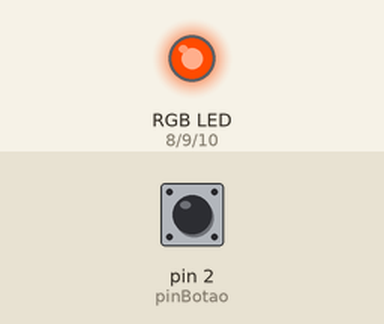
Simulated run of this sketch. Board: Arduino Uno, built with avr-gcc and run on an emulated ATmega328P. Shown: an RGB LED mixed from three pins (HIGH = lit). Inputs (shaded band) come from the test bench; at power-on: pin 2 (pinBotao) HIGH. What the sketch prints to the serial monitor is not drawn.

Above: at 2.24 s.
2.5 s: pin 2 (pinBotao) pulled LOW for 1.75 s
At 3.7 s:
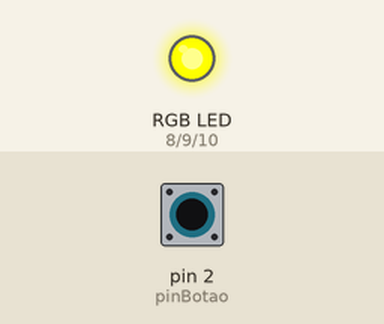
At 5.8 s:
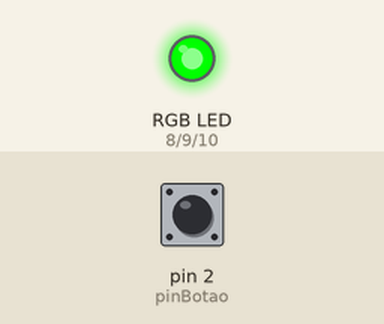
6.6 s: pin 2 (pinBotao) pulled LOW for 1.75 s
At 13.5 s:
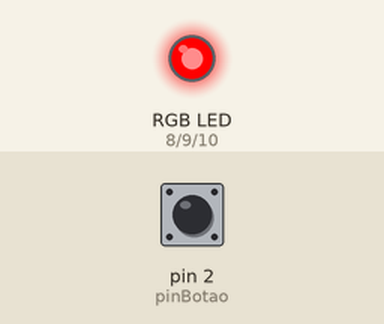
13.6 s: pin 2 (pinBotao) pulled LOW for 3.2 s
Timing chart, 0 to 27.7 s (numbered marks = the images above; inputs shaded):
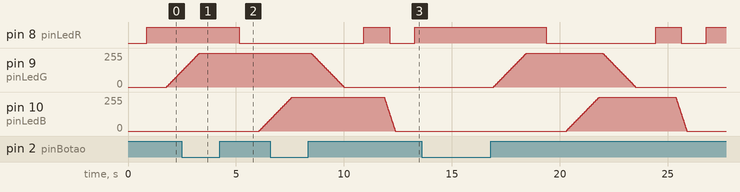

Measured:
- after the input at 2.5 s, pin 8 (pinLedR): HIGH → LOW after 2.7 s instead of 1.7 s
- by itself, pin 9 (pinLedG): rises from 0/255 to 255/255 in 1.5 s, then falls to 0/255 in 5.1 s
- by itself, pin 10 (pinLedB): rises from 0/255 to 255/255 in 1.5 s, then falls to 0/255 in 4.1 s

The sketch:

v2.0.ino
```cpp
//Funcao Fade adicionada
const int pinBotao = 2;  // pino definido para o botao

const int pinLedR  = 8;  // pino definido para o led Vermelho
const int pinLedG  = 9;  // pino definido para o led Verde
const int pinLedB  = 10; // pino definido para o led Azul


int estadoBotao = 0;
int corLed = 0;  //Flag para a cor do LED: 0=Desligado; 1=Vermelho; 2=Verde; 3 = Azul;

int brightnessR = 0;    // how bright the LED is  (ESTADO ATUAL DA SAIDA)
int brightnessG = 0;    // how bright the LED is  (ESTADO ATUAL DA SAIDA)
int brightnessB = 0;    // how bright the LED is  (ESTADO ATUAL DA SAIDA)

int velocidadeFade = 5;    // how many points to fade the LED by (VELOCIDADE DO FADE)

void setup() {
  // put your setup code here, to run once:
  //Configuração dos pinos dos Leds como saídas
  pinMode(pinLedR, OUTPUT);
  pinMode(pinLedG, OUTPUT);
  pinMode(pinLedB, OUTPUT);

  //Config do pino do botao como entrada
  pinMode(pinBotao, INPUT_PULLUP);

  Serial.begin(9600);
}

void manipulacaoCores();

void i_OnOff();

void loop() {
  // put your main code here, to run repeatedly:
  //Serial.println("Start");
  estadoBotao = readButtonDebounce(estadoBotao, pinBotao);
  //Poderia ser em uma função, porém maior eficiencia se for em código
  if(estadoBotao == HIGH ){
    delay(100);
    Serial.print("Botao pressionado ");

    corLed++;
    Serial.print(corLed, DEC );
    switch(corLed){
      case 0:
        fadeColors(pinLedB, pinLedR, LOW, LOW);

        Serial.println(" Apagado");
      break;
      case 1:
        fadeSingleColor(pinLedR, HIGH);
        Serial.println(" R");
      break;
      case 2:
        fadeSingleColor(pinLedG, HIGH);
        Serial.println(" R + G");
      break;
      case 3:
        fadeSingleColor(pinLedR, LOW);
        Serial.println(" G");
      break;
      case 4:
        fadeSingleColor(pinLedB, HIGH);
        Serial.println(" G + B");
      break;
      case 5:
        fadeSingleColor(pinLedG, LOW);
        Serial.println(" B");
      break;
      case 6:
        fadeSingleColor(pinLedR, HIGH);
        Serial.println(" B + R");
        corLed = -1;
      break;
      corLed++;

    }
  }
  delay(50);
 // aaa

}
void fadeSingleColor (const int pinLed, int estado){
  int brilho = 255 * (1 - estado);
  Serial.print("BRILHO INICIAL = ");
  Serial.println(brilho, DEC);
  Serial.print("[ ");
  int i = 0;
  while(brilho != 255 * estado){
    i++;
    brilho += (2 * estado - 1) * velocidadeFade ;
    Serial.print((2 * estado - 1), DEC);

    if(brilho > 255 )     brilho = 255;
    else if (brilho < 0)   brilho = 0;

     analogWrite(pinLed, brilho);
     delay(30);
     Serial.print(" ");
    }
     Serial.print("] ");
     Serial.println(i, DEC);
  }
void fadeColors(const int pinLedA, const int pinLedB, int estadoA, int estadoB){
  int brilhoA = 255 *( 1 - estadoA);
  int brilhoB = 255 *( 1 - estadoB);
  Serial.println("");
  Serial.print("BRILHO INICIAL A = ");
  Serial.println(brilhoA, DEC);
  Serial.print("BRILHO INICIAL B = ");
  Serial.println(brilhoB, DEC);
  Serial.print("[ ");

  while( ( brilhoA != 255 * estadoA ) && ( brilhoB != 255 * estadoB ) ){

    brilhoA += (2 * estadoA - 1) * velocidadeFade ;
    brilhoB += (2 * estadoB - 1) * velocidadeFade ;
    Serial.print((2 * estadoA - 1), DEC);

    if(brilhoA > 255 )     brilhoA = 255;
    else if (brilhoA < 0)  brilhoA = 0;

    if(brilhoB > 255)    brilhoB = 255 ;
    else if(brilhoB < 0) brilhoB =   0 ;

    analogWrite(pinLedA, brilhoA);
    analogWrite(pinLedB, brilhoB);

   Serial.print(" ");
    delay(10);
  }
  Serial.println("] ");
}

boolean readButtonDebounce (boolean estado, const int pinBotao){
   boolean estadoAgora = digitalRead(pinBotao);
   if(estado ==  estadoAgora){
        return estadoAgora;
    }
    else{
      delay (10);
      estadoAgora =  digitalRead(pinBotao);
      return estadoAgora;
      }
  }
```
